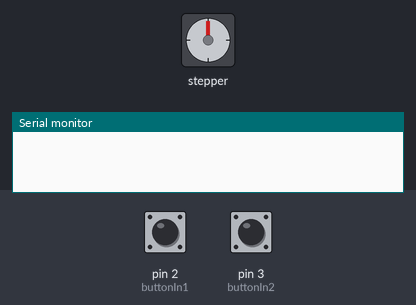
Simulated run of this sketch. Board: Arduino Uno, built with avr-gcc and run on an emulated ATmega328P. Parts: stepper motor, the last lines printed to the serial monitor. The test bench sets the inputs (shaded band); at power-on: pin 2 (buttonIn1) HIGH, pin 3 (buttonIn2) HIGH. Stepper angles assume 2038 steps per turn.

Above: at 1.2 s.
1.3 s: pin 2 (buttonIn1) pulsed LOW 2 times (0.12 s each, 0.3 s apart)
At 3.67 s:
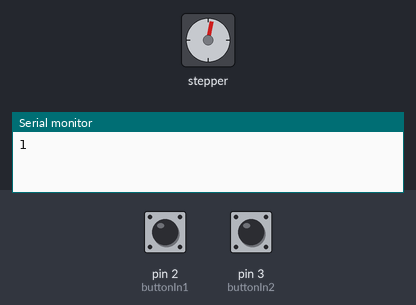
4.3 s: pin 2 (buttonIn1) pulled LOW for 0.15 s
7.3 s: pin 2 (buttonIn1) pulled LOW for 1 s
At 7.73 s:
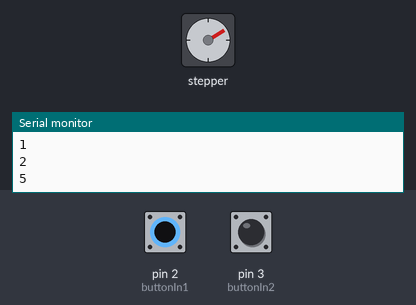
10.3 s: pin 2 (buttonIn1) pulled LOW for 0.15 s
At 10.46 s:
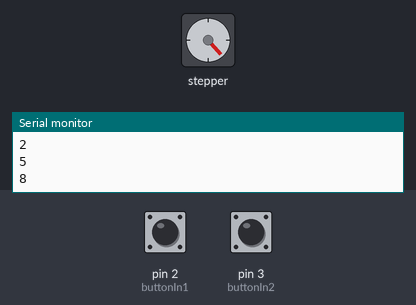
Timing chart, 0 to 17.3 s (numbered marks = the images above; inputs shaded):
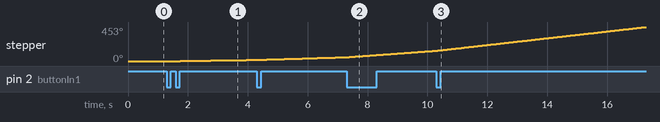

Measured:
- after the input at 1.3 s, stepper: keeps turning clockwise at about 6°/s, starting after 0.45 s

The sketch:

proj2.ino
```cpp
//Abraham Mendoza
#include <Stepper.h>
//inputs
int buttonIn1 = 2;//button on pin 2
int buttonIn2 = 3;//button on pin 3

int currVelocity[] = {1,2,5,8,15};//each time button 1 is pressed this will increase 2>5>8>11>15

int pointer =0;

int buttonState1 = 0;
int lastButtonState1 = 0;

int buttonState2 = 0;
int lastButtonState2 = 0;

//steps in my motor
const int stepsPerRevolution = 2038;

//init the pins for my motor
Stepper myStepper = Stepper(stepsPerRevolution, 8, 10, 9, 11);
bool buttonOn = false;
void setup() {
  Serial.begin(9600);
    pinMode(buttonIn1,INPUT_PULLUP);
    pinMode(buttonIn2,INPUT);

    attachInterrupt(digitalPinToInterrupt(buttonIn1),ISR_button1,CHANGE);
    attachInterrupt(digitalPinToInterrupt(buttonIn2),ISR_button2,CHANGE);
}

void loop() {
  if(buttonOn == true){
    myStepper.setSpeed(currVelocity[pointer]);
	  myStepper.step(1);
  }
}

bool buttonStateHandelling(int pin){
  switch(pin){
    case 1:
      if(digitalRead(buttonIn1)==0&& lastButtonState1 == 1){
        lastButtonState1 = 0;
        return true;
      }
      else if(digitalRead(buttonIn1)==1 && lastButtonState1 ==0){
        lastButtonState1 =1;
        return false;
      }
    break;
      case 2:
        if(digitalRead(buttonIn2)==0&& lastButtonState2 == 1){
          lastButtonState2 = 0;
          return true;
        }
        else if(digitalRead(buttonIn2)==1 && lastButtonState2 ==0){
          lastButtonState2 =1;
          return false;
        }
      break;
  }

}

void ISR_button1(){
  if(buttonStateHandelling(1)){
    if(!buttonOn ){
      buttonOn = !buttonOn;
    }else if(pointer !=4){
      pointer++;
   }
    Serial.println(currVelocity[pointer]);
    delay(75);
  }
}
//stop the motor on 1st click, 2ncd click will reset to default speed
void ISR_button2(){
  if(buttonStateHandelling(2)){
    if(buttonOn){
      buttonOn = !buttonOn;
    }else{
     pointer =0;
    }
    Serial.println(currVelocity[pointer]);
    delay(75);
  }
}
```
